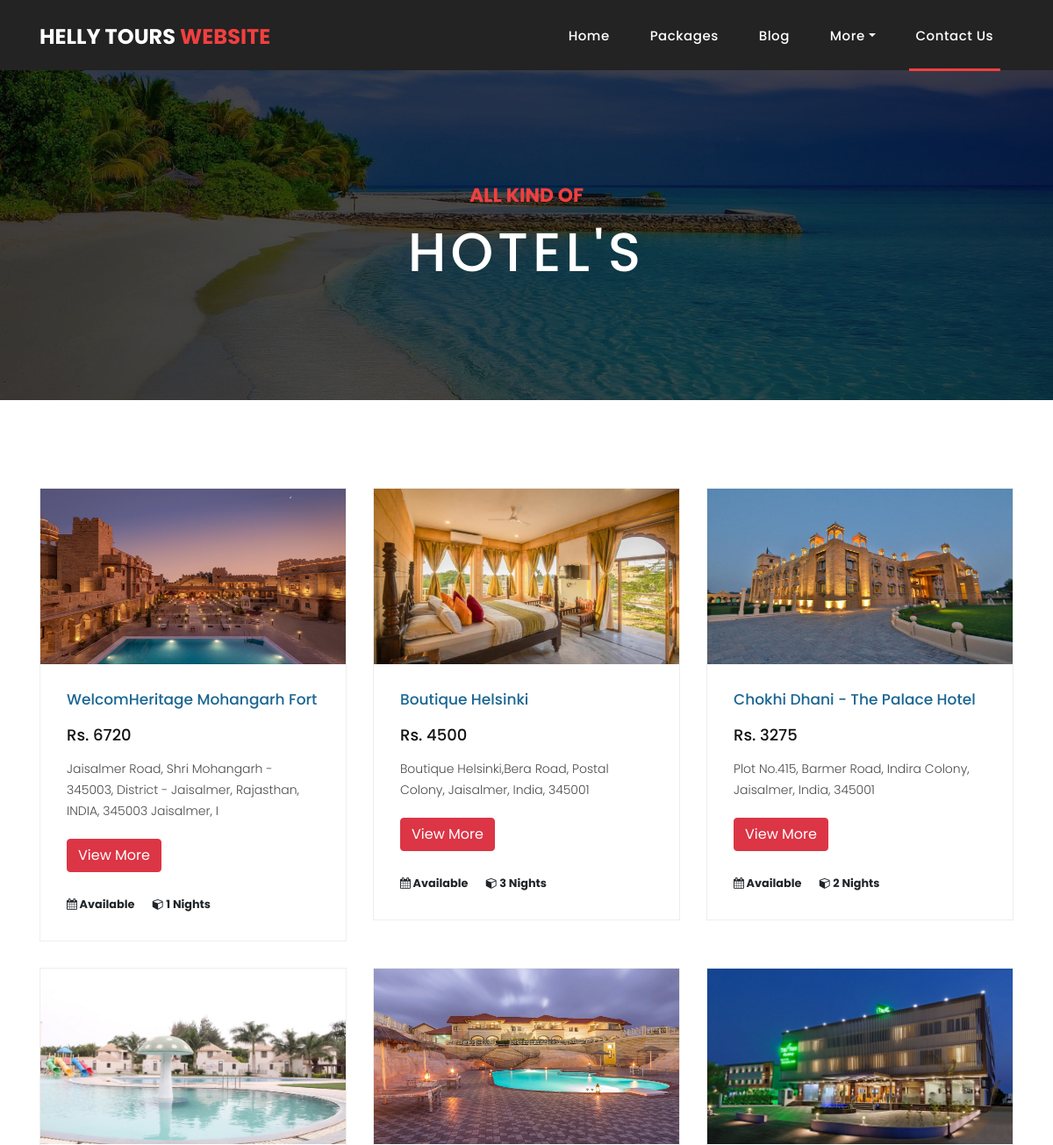
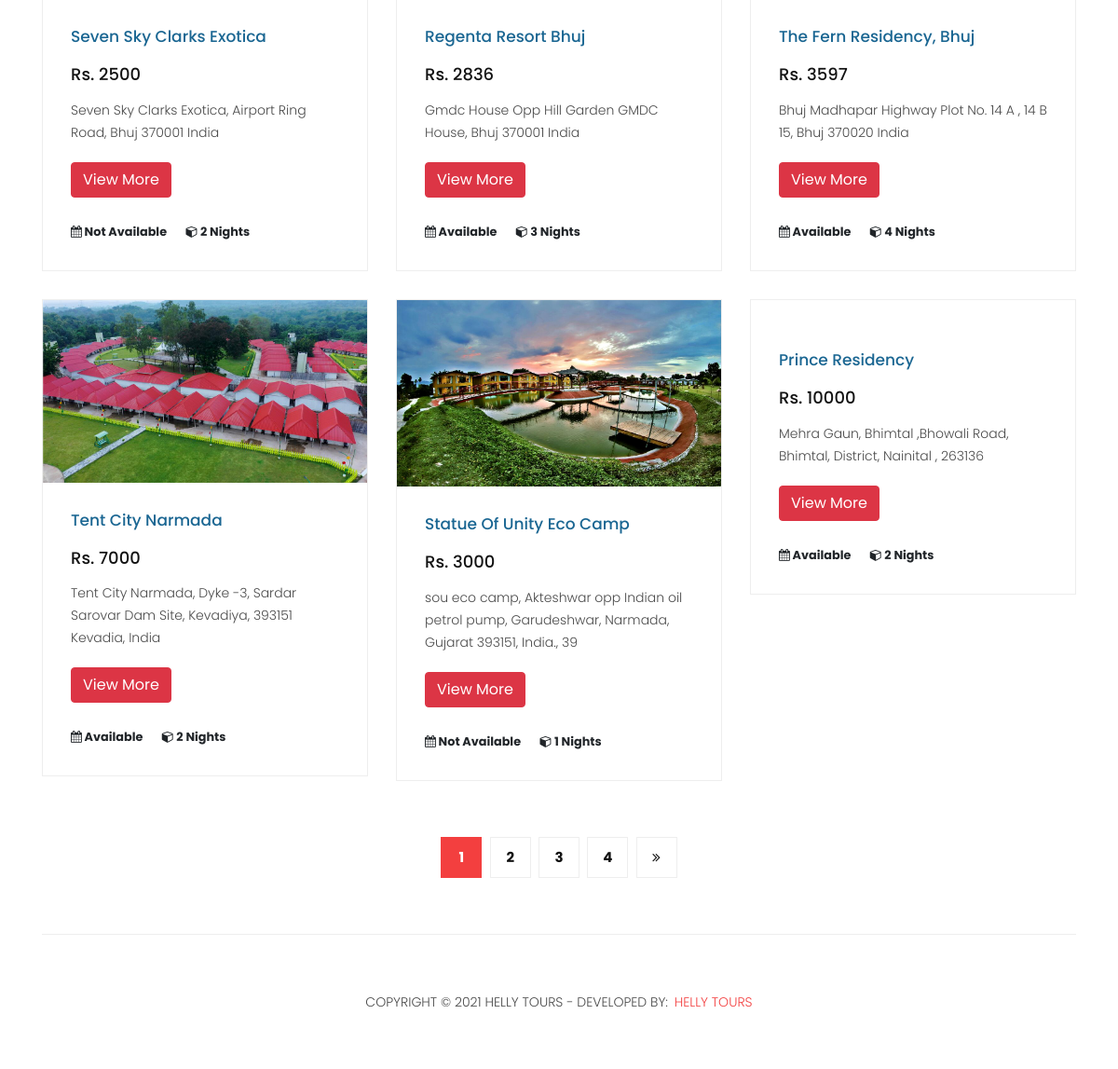
Page /hotels.php on the committed database (2 pictures, top to bottom).
### tables this page shows
CREATE TABLE `hotel_master` (
  `hotel_id` int(11) NOT NULL,
  `package_id` int(11) NOT NULL,
  `hotel_name` varchar(50) NOT NULL,
  `hotel_address` text NOT NULL,
  `hotel_night` int(11) NOT NULL,
  `hotel_price` int(11) NOT NULL,
  `hotel_img` varchar(150) NOT NULL,
  `hotel_available` int(1) NOT NULL,
  `hotel_add_url` text DEFAULT NULL
);

### hotels.php (the view, shortened to what this page needs)
<?php
require './class/atclass.php';
$q= mysqli_query($connection, "select * from hotel_master order by hotel_id desc") or die("error in query". mysqli_error($connection));
?>
<!DOCTYPE html>
<html lang="en">
  <head>
    <link href="vendor/bootstrap/css/bootstrap.min.css" rel="stylesheet">
    <link rel="stylesheet" href="assets/css/fontawesome.css">
    <link rel="stylesheet" href="assets/css/style.css">
    <link rel="stylesheet" href="assets/css/owl.css">
  </head>
  <body>
    <?php
   include './themepart/header.php';
   ?>
    <div class="page-heading about-heading header-text" style="background-image: url(assets/images/heading-6-1920x500.jpg);">
      <div class="container">
        <div class="row">
          <div class="col-md-12">
            <div class="text-content">
              <h4>All Kind Of</h4>
              <h2>Hotel's</h2>
            </div>
          </div>
        </div>
      </div>
    </div>
    <div class="products">
      <div class="container">
        <div class="row">
            <?php
               while ($row = mysqli_fetch_array($q)) {
            ?>
          <div class="col-md-4">
            <div class="product-item">
                <a href="hotel-details.php"><img src="admin/upload/<?php echo $row['hotel_img']; ?>" Style="width: 100%; max-height:200px; " alt=""></a>
              <div class="down-content">
                <a href="hotel-details.php?hid=<?php echo $row['hotel_id']; ?>"><h4><?php echo $row['hotel_name']; ?></h4></a>
                <h6>Rs. <?php echo $row['hotel_price']; ?></h6>
                <p><?php echo substr($row['hotel_address'], 0, 100)?></p>
                <a href="hotel-details.php?hid=<?php echo $row['hotel_id']; ?>"><button type="button" class="btn btn-danger">View More</button></a> <br/><br/>
                <small>
                    <?php
                    if($row['hotel_available']==1)
                    {
                    ?>
                    <strong title="Available"><i class="fa fa-calendar"></i> Available</strong> <?php } else {?>
                    <strong title="Available"><i class="fa fa-calendar"></i> Not Available</strong> <?php }?> &nbsp;&nbsp;&nbsp;&nbsp;
                    <strong title="Nights"><i class="fa fa-cube"></i> <?php echo $row['hotel_night']; ?> Nights</strong> <br/>
                </small>
              </div>
            </div>
          </div>
<?php
               }
?>
          <div class="col-md-12">
            <ul class="pages">
                <li class="active"><a href="#">1</a></li>
              <li><a href="#">2</a></li>
              <li><a href="#">3</a></li>
              <li><a href="#">4</a></li>
              <li><a href="#"><i class="fa fa-angle-double-right"></i></a></li>
            </ul>
          </div>
        </div>
      </div>
    </div>
   <?php
   include './themepart/footer.php';
   ?>
  </body>
</html>

### assets/css/style.css (style rules this page uses)
body { font-family: 'Poppins', sans-serif; overflow-x: hidden; text-rendering: optimizeLegibility; -webkit-font-smoothing: antialiased; -moz-osx-font-smoothing: grayscale; }
p { margin-bottom: 0px; font-size: 14px; font-weight: 300; color: #4a4a4a; line-height: 24px; }
a { text-decoration: none!important; }
ul { padding: 0; margin: 0; list-style: none; }
h1,h2,h3,h4,h5,h6 { margin: 0px; }
.page-heading { padding: 210px 0px 130px 0px; text-align: center; background-position: center center; background-repeat: no-repeat; background-size: cover; }
.page-heading .text-content h4 { color: #f33f3f; font-size: 22px; text-transform: uppercase; font-weight: 700; margin-bottom: 15px; }
.page-heading .text-content h2 { color: #fff; font-size: 62px; text-transform: uppercase; letter-spacing: 5px; }
.product-item { border: 1px solid #eee; margin-bottom: 30px; }
.product-item .down-content { padding: 30px; position: relative; }
.product-item img { width: 100%; overflow: hidden; }
.product-item .down-content h4 { font-size: 17px; color: #1a6692; margin-bottom: 20px; }
.product-item .down-content h6 { font-size: 18px; margin-bottom: 15px; color: #121212; }
.product-item .down-content p { margin-bottom: 20px; }
.products { margin-top: 100px; }
.page-heading { position:relative; }
.page-heading:before { content:''; position:absolute; top:0; left:0; bottom:0; right:0; background-color:rgba(0,0,0,.7); }
.page-heading .container { position:relative; z-index: 2; }
.products ul.pages { margin-top: 30px; text-align: center; }
.products ul.pages li { display: inline-block; margin: 0px 2px; }
.products ul.pages li a { width: 44px; height: 44px; display: inline-block; line-height: 42px; border: 1px solid #eee; font-size: 15px; font-weight: 700; color: #121212; transition: all .3s; }
.products ul.pages li a:hover, .products ul.pages li.active a { background-color: #f33f3f; border-color: #f33f3f; color: #fff; }

### rows in the picture
hotel_master: hotel_img (picture), hotel_name "WelcomHeritage Mohangarh Fort", hotel_price "6720", hotel_address "Jaisalmer Road, Shri Mohangarh - 345003, District - Jaisalmer, Rajasthan, INDIA, 345003 Jaisalmer, I", hotel_available "Available", hotel_night "1"
hotel_master: hotel_img (picture), hotel_name "Boutique Helsinki", hotel_price "4500", hotel_address "Boutique Helsinki,Bera Road, Postal Colony, Jaisalmer, India, 345001", hotel_available "Available", hotel_night "3"
hotel_master: hotel_img (picture), hotel_name "Chokhi Dhani - The Palace Hotel", hotel_price "3275", hotel_address "Plot No.415, Barmer Road, Indira Colony, Jaisalmer, India, 345001", hotel_available "Available", hotel_night "2"
hotel_master: hotel_img (picture), hotel_name "Seven Sky Clarks Exotica", hotel_price "2500", hotel_address "Seven Sky Clarks Exotica, Airport Ring Road, Bhuj 370001 India", hotel_available "Not Available", hotel_night "2"
hotel_master: hotel_img (picture), hotel_name "Regenta Resort Bhuj", hotel_price "2836", hotel_address "Gmdc House Opp Hill Garden GMDC House, Bhuj 370001 India", hotel_available "Available", hotel_night "3"
hotel_master: hotel_img (picture), hotel_name "The Fern Residency, Bhuj", hotel_price "3597", hotel_address "Bhuj Madhapar Highway Plot No. 14 A , 14 B 15, Bhuj 370020 India", hotel_available "Available", hotel_night "4"
hotel_master: hotel_img (picture), hotel_name "Tent City Narmada", hotel_price "7000", hotel_address "Tent City Narmada, Dyke -3, Sardar Sarovar Dam Site, Kevadiya, 393151 Kevadia, India", hotel_available "Available", hotel_night "2"
hotel_master: hotel_img (picture), hotel_name "Statue Of Unity Eco Camp", hotel_price "3000", hotel_address "sou eco camp, Akteshwar opp Indian oil petrol pump, Garudeshwar, Narmada, Gujarat 393151, India., 39", hotel_available "Not Available", hotel_night "1"
hotel_master: hotel_name "Prince Residency", hotel_price "10000", hotel_address "Mehra Gaun, Bhimtal ,Bhowali Road, Bhimtal, District, Nainital , 263136", hotel_available "Available", hotel_night "2"
